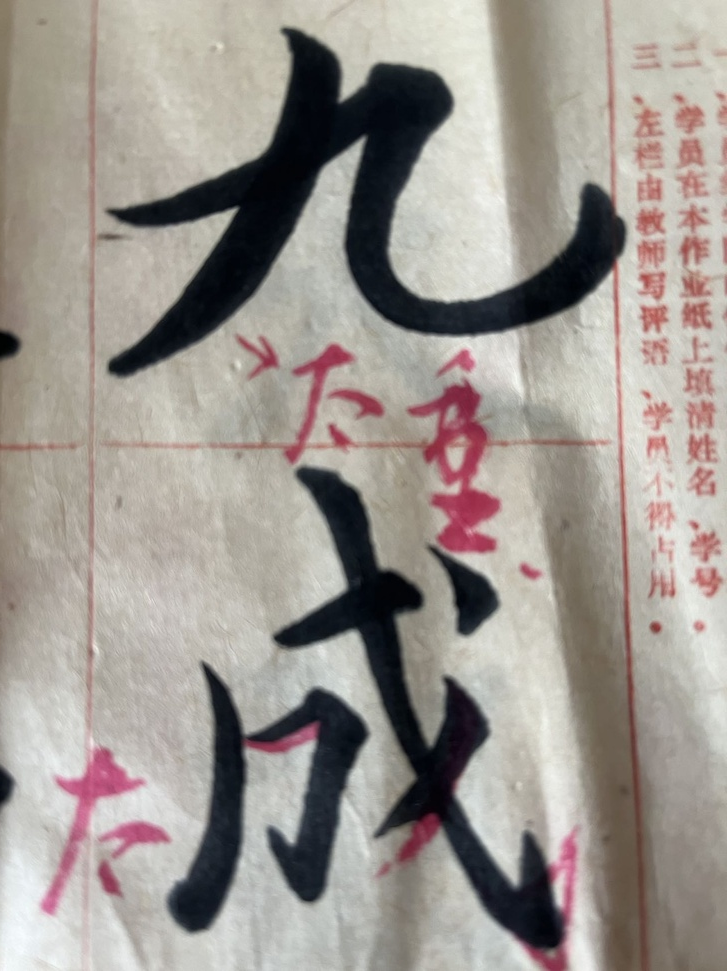
#> input picture source.jpg, 727 x 971 px, shrunk from 1278 x 1706 before the run
$ python main.py
#> lines starting #> are read from the running program, lines starting #| are printed output that depends on the picture; after the words box and inside, x2 and y2 are one past the last pixel; in counts of white or black regions, pixels touching at a corner belong together
import cv2 as cv
import numpy as np
from matplotlib import pyplot as plt

img = cv.imread('./source.jpg',1)
#> img is the input picture: shape (971, 727, 3); mean B, G, R 144.8, 150.8, 157.4

def method(image):
    """
    去除图像噪声然后二值化图像
    """
    blurred = cv.pyrMeanShiftFiltering(image, 70, 100)
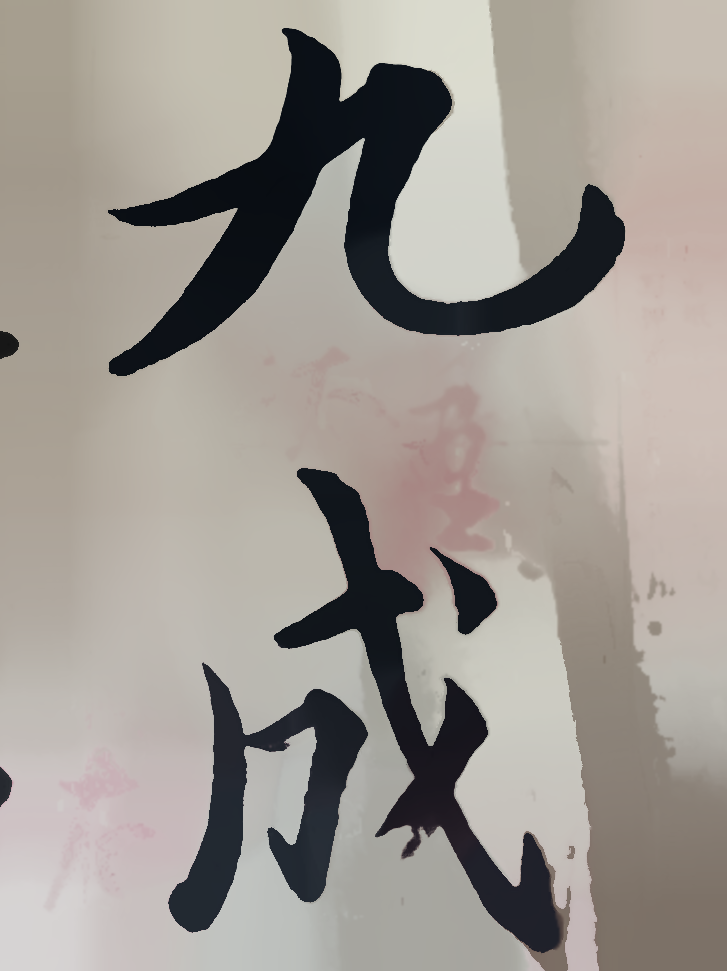
#> blurred: shape (971, 727, 3); mean B, G, R 146.6, 153, 158.8
    gray = cv.cvtColor(blurred, cv.COLOR_BGR2GRAY)

    t, binary = cv.threshold(gray, 127, 255, cv.THRESH_BINARY | cv.THRESH_OTSU)
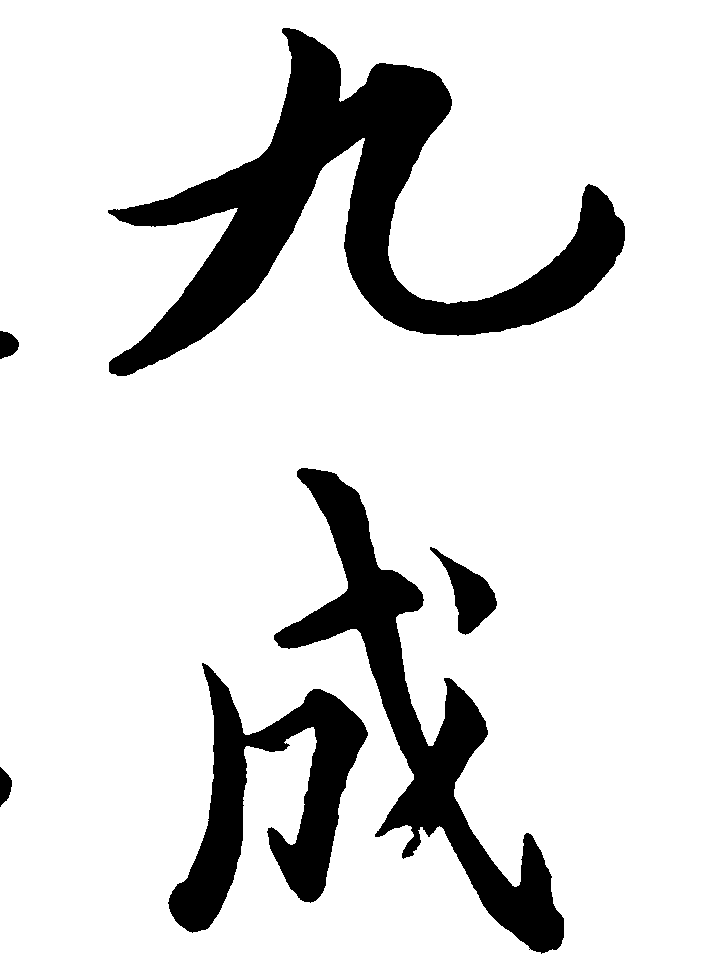
#> binary: shape (971, 727); 85.6% white; 6 black regions
#> t = 100
    return binary

def findOutline(binary,img):
    """
    找到轮廓并在，并删除较小的轮廓
    """
    # 筛选后的区域
    # region=[]
    contours, hierarchy = cv.findContours(binary,cv.RETR_TREE,cv.CHAIN_APPROX_SIMPLE)
#> contours = 6 contours, 1 with area under 20; largest, box (x1, y1, x2, y2) and area: (0, 0, 727, 971) 703498, (107, 27, 626, 377) 51948, (273, 467, 565, 955) 29080, (167, 662, 369, 934) 20155, (429, 546, 498, 636) 2417
    # [8 lines of commented-out code are left out]
    cv.drawContours(img,contours,-1,(0,0,255),3)
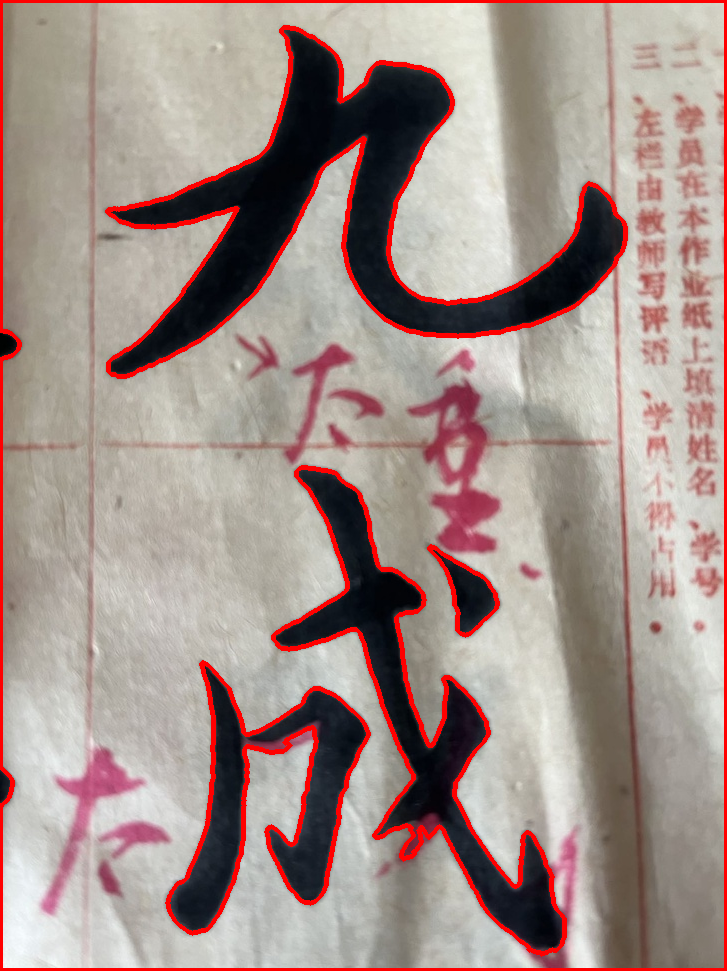
#> img: shape (971, 727, 3); 5.03% of pixels changed, all inside (x1, y1, x2, y2) = (0, 0, 727, 971)
    return img


def show(titles,images):
    """
    show me
    """
    plt.subplot(1,1,1),plt.imshow(images,'gray')
    plt.title(titles)
    plt.xticks([]),plt.yticks([])
    plt.show()


def main(image):
    show("OriginalImage",image)
    binary=method(image)
    contours=findOutline(binary,image)
    cv.imwrite("result.jpg",contours)


if __name__ == '__main__':
    main(img)
